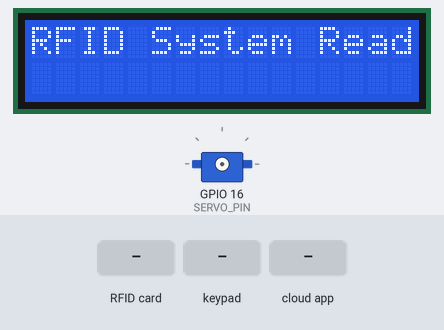
Bench run of a sketch on a simulated ESP32. Parts: 16×2 character LCD, servo. Inputs (shaded band) come from the test bench. WiFi joins after 1.5 s; servers stay silent unless stated; the local clock reads 2024-03-15 10:24:30 at power-on unless the sketch sets it; the Firebase database answers and starts empty; what the sketch prints to the serial monitor is not drawn.

Above: at 7.6 s.
10.8 s: RFID card 12 34 56 78 held to the reader
At 13.6 s:
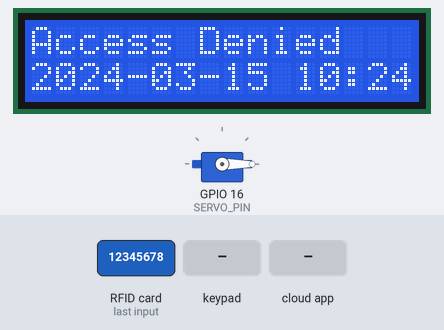
13.8 s: keypad keys 1 2 3 4 * pressed 0.4 s apart
At 18.6 s:
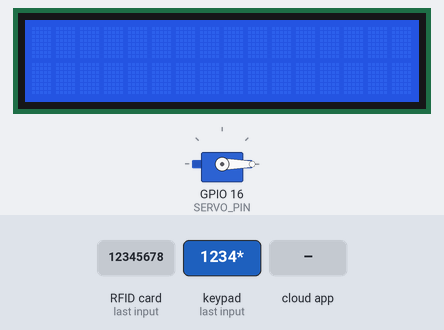
18.8 s: key 'A' pressed
At 21.2 s:
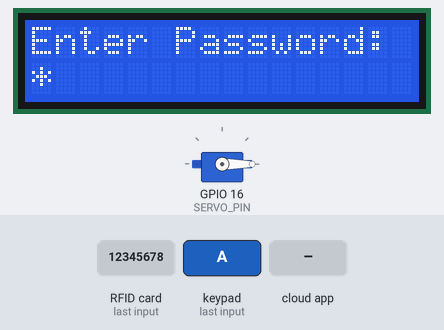
21.8 s: keypad keys 1 2 3 4 5 6 7 8 pressed 0.4 s apart
At 23.3 s:
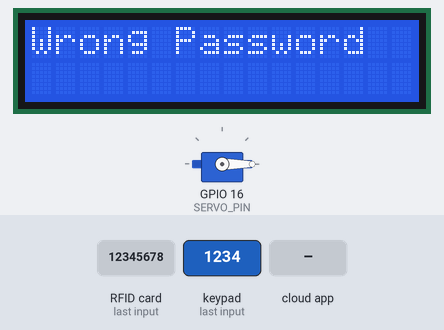
28.0 s: RFID card F4 F7 A6 05 held to the reader
31.0 s: the phone or cloud app sets name to true
Timing chart, 0 to 34.0 s (numbered marks = the images above; inputs shaded):
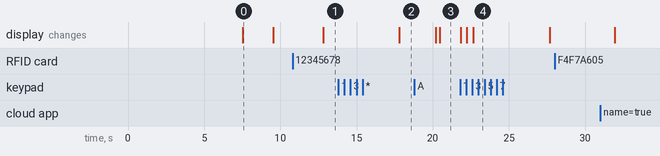

The sketch:

29c.ino
```cpp
  #include <MFRC522v2.h>
  #include <MFRC522DriverSPI.h>
  #include <MFRC522DriverPinSimple.h>
  #include <MFRC522Debug.h>

  #include <WiFi.h>                  // Thư viện WiFi
  #include <Firebase_ESP_Client.h>   // Thư viện Firebase
  #include <addons/TokenHelper.h>    // Helper cho token
  #include <addons/RTDBHelper.h>     // Helper cho RTDB

  #include <time.h>                  // Thư viện time cho configTime và getLocalTime

  #include <Wire.h>                  // For I2C
  #include <LiquidCrystal_I2C.h>     // For LCD I2C

  #include <Keypad.h>                // Thư viện Keypad

  #include <ESP32Servo.h>            // Thư viện cho Servo trên ESP32

  // Định nghĩa pin RFID
  MFRC522DriverPinSimple ss_pin(5);  // Chân SS/SDA
  MFRC522DriverSPI driver{ss_pin};   // Driver SPI
  MFRC522 mfrc522{driver};           // Instance MFRC522

  // WiFi credentials (thay bằng của bạn)
  #define WIFI_SSID "Hoangpro"
  #define WIFI_PASSWORD "12345678"

  // Firebase credentials (thay bằng của bạn)
  #define API_KEY "AIzaSyAYEnyFrWA-smpNX_2vJZlwgZtdBi8RqP0"
  #define DATABASE_URL "https://rfid-a5c39-default-rtdb.firebaseio.com/"  // Ví dụ: https://your-project.firebaseio.com

  // Firebase objects
  FirebaseData fbdo;
  FirebaseData stream;
  FirebaseAuth auth;
  FirebaseConfig config;

  // LCD I2C (adjust address if different, e.g., 0x3F)
  #define LCD_ADDRESS 0x27
  #define LCD_COLUMNS 16
  #define LCD_ROWS 2
  LiquidCrystal_I2C lcd(LCD_ADDRESS, LCD_COLUMNS, LCD_ROWS);

  // Keypad 4x4
  const byte ROWS = 4; // 4 hàng
  const byte COLS = 4; // 4 cột
  char keys[ROWS][COLS] = {
    {'1', '2', '3', 'A'},
    {'4', '5', '6', 'B'},
    {'7', '8', '9', 'C'},
    {'*', '0', '#', 'D'}
  };
  byte rowPins[ROWS] = {13, 12, 14, 27}; // Kết nối hàng (thay nếu cần)
  byte colPins[COLS] = {26, 25, 33, 32}; // Kết nối cột (thay nếu cần)
  Keypad keypad = Keypad(makeKeymap(keys), rowPins, colPins, ROWS, COLS);

  // Biến cho nhập mật khẩu
  bool enteringPassword = false;
  String password = "";
  String bossPassword = "1234";  // Ban đầu default, sẽ update từ Firebase
  const String bossUID = "f4f7a605";  // UID của boss (dùng để log)

  // Servo
  Servo myservo;  // Instance servo
  #define SERVO_PIN 16  // GPIO16 cho PWM

  // Hàm lấy user key từ UID (tra cứu từ /rfid_to_user/UID)
  String getUserKeyFromUID(const String& uid) {
    String path = "/rfid_to_user/" + uid;
    if (Firebase.RTDB.getString(&fbdo, path)) {
      String userKey = fbdo.stringData();
      if (userKey != "") {
        return userKey;
      }
    } else {
      Serial.println("No mapping found for UID: " + uid);
    }
    return "";
  }

  // Hàm tạo user mới tự động và trả về userKey mới (tìm số nhỏ nhất chưa tồn tại)
  String createNewUser(const String& uid) {
    int nextNum = 1;
    while (true) {
      String testKey = "user" + String(nextNum);
      if (!Firebase.RTDB.pathExisted(&fbdo, "/uid/" + testKey)) {
        String newUserKey = testKey;
        // Set fields default với access="deny"
        setField(newUserKey, "name", "New User " + String(nextNum));
        setField(newUserKey, "date", "2000-01-01");
        setField(newUserKey, "access", "deny");
        setField(newUserKey, "last_visit_in", "null");
        setField(newUserKey, "last_visit_out", "null");
        setField(newUserKey, "type", "user");
        setField(newUserKey, "to_delete", "false");  // Default không xóa

        // Set mapping /rfid_to_user/UID = newUserKey
        if (!setFieldRfidToUser(uid, newUserKey)) {
          return "";
        }

        Serial.println("Created new user: " + newUserKey + " with UID: " + uid + " (access=deny)");
        return newUserKey;
      }
      nextNum++;
    }
  }

  // Hàm xóa user và mapping UID
  void deleteUser(const String& userKey) {
    // Tìm và xóa tất cả mapping /rfid_to_user/UID nếu val == userKey
    if (Firebase.RTDB.getJSON(&fbdo, "/rfid_to_user")) {
      FirebaseJson &json = fbdo.jsonObject();
      size_t len = json.iteratorBegin();
      String key, val;
      int type;
      bool found = false;
      for (size_t i = 0; i < len; i++) {
        json.iteratorGet(i, type, key, val);
        if (val == userKey) {
          String mapPath = "/rfid_to_user/" + key;
          if (Firebase.RTDB.deleteNode(&fbdo, mapPath)) {
            Serial.println("Deleted rfid_to_user mapping for UID: " + key);
          } else {
            Serial.println("Failed to delete rfid_to_user for UID: " + key + ": " + fbdo.errorReason());
          }
          found = true;
          // Không break để xóa tất cả mapping match
        }
      }
      json.iteratorEnd();
      if (!found) {
        Serial.println("No mapping found for user: " + userKey);
      }
    } else {
      Serial.println("Failed to get /rfid_to_user for delete: " + fbdo.errorReason());
    }

    // Xóa node /uid/userKey
    String path = "/uid/" + userKey;
    if (Firebase.RTDB.deleteNode(&fbdo, path)) {
      Serial.println("Deleted user: " + userKey);
    } else {
      Serial.println("Failed to delete user " + userKey + ": " + fbdo.errorReason());
    }
  }

  // Callback cho stream
  void streamCallback(FirebaseStream data) {
    Serial.println("Stream data changed!");
    String path = data.dataPath();
    String value = data.stringData();

    Serial.print("Updated at ");
    Serial.print(path);
    Serial.print(": ");
    Serial.println(value);

    // Kiểm tra nếu là /userX/to_delete và value == "true", thì xóa user
    if (path.endsWith("/to_delete") && value == "true") {
      // Extract userKey từ path (ví dụ /user3/to_delete -> user3)
      int lastSlash = path.lastIndexOf('/');
      String userKey = path.substring(1, lastSlash);
      if (userKey.startsWith("user")) {
        Serial.println("Detected to_delete=true for " + userKey + ". Deleting...");
        deleteUser(userKey);
      }
    }

    // Update bossPassword nếu thay đổi /boss/password
    if (path == "/boss/password") {
      bossPassword = value;
      Serial.println("Updated boss password from Firebase: " + bossPassword);
    }
  }

  void streamTimeoutCallback(bool timeout) {
    if (timeout) {
      Serial.println("Stream timeout, resuming...");
    }
  }

  // Hàm set field
  bool setField(String userKey, String field, String value) {
    String path = "/uid/" + userKey + "/" + field;
    if (Firebase.RTDB.setString(&fbdo, path, value)) {
      Serial.println("Set " + field + " successfully for " + userKey + ": " + value);
      return true;
    } else {
      Serial.println("Failed to set " + field + ": " + fbdo.errorReason());
      return false;
    }
  }

  // Hàm set /rfid_to_user/UID = userKey
  bool setFieldRfidToUser(String uid, String userKey) {
    String path = "/rfid_to_user/" + uid;
    if (Firebase.RTDB.setString(&fbdo, path, userKey)) {
      Serial.println("Set rfid_to_user for " + uid + " to " + userKey);
      return true;
    } else {
      Serial.println("Failed to set rfid_to_user for " + uid + ": " + fbdo.errorReason());
      return false;
    }
  }

  // Hàm xóa mapping UID
  bool deleteMapping(const String& uid) {
    String path = "/rfid_to_user/" + uid;
    if (Firebase.RTDB.deleteNode(&fbdo, path)) {
      Serial.println("Deleted orphan mapping for UID: " + uid);
      return true;
    } else {
      Serial.println("Failed to delete orphan mapping for UID: " + uid + ": " + fbdo.errorReason());
      return false;
    }
  }

  // Hàm get và in tất cả fields
  void printAllFields(String userKey) {
    String fields[] = {"name", "date", "access", "text_to_lcd", "last_visit_in", "last_visit_out", "type", "to_delete"};
    Serial.println("Fields for " + userKey + ":");

    for (String field : fields) {
      if (Firebase.RTDB.getString(&fbdo, "/uid/" + userKey + "/" + field)) {
        String value = fbdo.stringData();
        Serial.print(field + ": ");
        Serial.println(value);
      } else {
        Serial.print(field + ": ");
        Serial.println("null");
      }
    }
  }

  // Hàm lấy thời gian hiện tại (sử dụng getLocalTime cho múi giờ UTC+7)
  String getCurrentTime() {
    struct tm timeinfo;
    if (!getLocalTime(&timeinfo)) {
      Serial.println("Failed to obtain time");
      return "Time Error";
    }
    char buf[20];
    strftime(buf, sizeof(buf), "%Y-%m-%d %H:%M:%S", &timeinfo);
    return String(buf);
  }

  // Hàm hiển thị trên LCD và xóa sau 5 giây
  void displayOnLCD(const String& line1, const String& line2) {
    lcd.clear();
    lcd.setCursor(0, 0);
    lcd.print(line1.substring(0, LCD_COLUMNS));  // Cắt nếu dài hơn 16 ký tự
    lcd.setCursor(0, 1);
    lcd.print(line2.substring(0, LCD_COLUMNS));
    delay(5000);  // Hiển thị 5 giây
    lcd.clear();  // Xóa màn hình sau đó
  }

  // Hàm xử lý toggle và log chung (dùng cho cả RFID và keypad)
  void processAccess(const String& uidString, const String& userKey) {
    if (userKey != "") {
      // Lấy name, type, access
      String name = "Unknown";
      String type = "Unknown";
      String access = "deny";
      if (Firebase.RTDB.getString(&fbdo, "/uid/" + userKey + "/name")) {
        name = fbdo.stringData();
      }
      if (Firebase.RTDB.getString(&fbdo, "/uid/" + userKey + "/type")) {
        type = fbdo.stringData();
      }
      if (Firebase.RTDB.getString(&fbdo, "/uid/" + userKey + "/access")) {
        access = fbdo.stringData();
      }

      String currentTime = getCurrentTime();
      if (currentTime == "Time Error") {
        return;  // Không xử lý nếu thời gian lỗi
      }
      String result = "deny";
      String action = "";
      String lcdLine1 = "";
      String lcdLine2 = currentTime;  // Dòng 2 luôn là thời gian

      if (access == "allow") {
        // Lấy last_visit_in và last_visit_out
        String lastIn = "null";
        String lastOut = "null";
        if (Firebase.RTDB.getString(&fbdo, "/uid/" + userKey + "/last_visit_in")) {
          lastIn = fbdo.stringData();
        }
        if (Firebase.RTDB.getString(&fbdo, "/uid/" + userKey + "/last_visit_out")) {
          lastOut = fbdo.stringData();
        }

        // Toggle: Nếu out mới hơn hoặc in null, thì in; ngược lại out
        if (lastIn == "null" || (lastOut != "null" && lastOut > lastIn)) {
          setField(userKey, "last_visit_in", currentTime);
          action = "Checked in at " + currentTime;
          result = "allow-in";
          lcdLine1 = "Welcome " + name;
        } else {
          setField(userKey, "last_visit_out", currentTime);
          action = "Checked out at " + currentTime;
          result = "allow-out";
          lcdLine1 = "See you again " + name;
        }

        Serial.println(action);
      } else {
        Serial.println("Access denied for UID: " + uidString + " (access=deny)");
        result = "deny";
        lcdLine1 = "Access Denied";
      }

      // Hiển thị trên LCD
      displayOnLCD(lcdLine1, lcdLine2);

      // Kích hoạt servo nếu access allow (cả in và out đều xoay 0->180 giữ 10s ->0)
      if (access == "allow") {
        myservo.write(180);  // Mở cửa
        delay(10000);        // Giữ 10 giây
        myservo.write(0);    // Đóng cửa
      }

      // Push log entry vào /log
      FirebaseJson logJson;
      logJson.add("time", currentTime);
      logJson.add("uid", uidString);
      logJson.add("name", name);
      logJson.add("type", type);
      logJson.add("result", result);

      if (Firebase.RTDB.pushJSON(&fbdo, "/log", &logJson)) {
        Serial.println("Logged access: " + result + " for UID: " + uidString + " at " + currentTime);
      } else {
        Serial.println("Failed to log access: " + fbdo.errorReason());
      }

      printAllFields(userKey);
    } else {
      Serial.println("Failed to create or find user for UID: " + uidString);
    }
  }

  void setup() {
    Serial.begin(115200);
    while (!Serial);

    // Initialize keypad pins explicitly
    for (byte r = 0; r < ROWS; r++) {
      pinMode(rowPins[r], INPUT_PULLUP);
    }
    for (byte c = 0; c < COLS; c++) {
      pinMode(colPins[c], OUTPUT);
      digitalWrite(colPins[c], HIGH);
    }

    // Re-initialize keypad if necessary
    keypad.begin(makeKeymap(keys));
    keypad.setDebounceTime(50);  // Set debounce time to 50ms

    // Kết nối WiFi
    WiFi.begin(WIFI_SSID, WIFI_PASSWORD);
    Serial.print("Connecting to WiFi");
    while (WiFi.status() != WL_CONNECTED) {
      Serial.print(".");
      delay(500);
    }
    Serial.println("\nConnected to WiFi");

    // Khởi tạo thời gian với múi giờ UTC+7
    Serial.println("Configuring time with NTP...");
    configTime(7 * 3600, 0, "pool.ntp.org", "time.nist.gov");

    // Chờ đồng bộ thời gian (tối đa 5 giây)
    struct tm timeinfo;
    unsigned long start = millis();
    while (!getLocalTime(&timeinfo) && (millis() - start < 5000)) {
      delay(500);
      Serial.print(".");
    }
    if (getLocalTime(&timeinfo)) {
      Serial.println("\nTime synchronized");
    } else {
      Serial.println("\nFailed to synchronize time");
    }

    // Khởi tạo Firebase
    config.api_key = API_KEY;
    config.database_url = DATABASE_URL;
    config.token_status_callback = tokenStatusCallback;

    Serial.print("Anonymous sign up... ");
    if (Firebase.signUp(&config, &auth, "", "")) {
      Serial.println("OK");
      Serial.print("User UID: ");
      Serial.println(auth.token.uid.c_str());
    } else {
      Serial.printf("Failed, %s\n", config.signer.signupError.message.c_str());
    }

    Firebase.begin(&config, &auth);
    Firebase.reconnectWiFi(true);

    // Set giá trị ban đầu cho boss nếu chưa tồn tại
    if (!Firebase.RTDB.pathExisted(&fbdo, "/uid/boss")) {
      setField("boss", "name", "Boss Default Name");
      setField("boss", "date", "1980-01-01");
      setField("boss", "access", "allow");
      setField("boss", "last_visit_in", "null");
      setField("boss", "last_visit_out", "null");
      setField("boss", "type", "boss");
      setField("boss", "to_delete", "false");
    }
    // Set mapping cho boss nếu chưa có
    String uidBoss = "f4f7a605";
    if (getUserKeyFromUID(uidBoss) == "") {
      setFieldRfidToUser(uidBoss, "boss");
    }

    // Set default password cho boss nếu chưa tồn tại
    if (!Firebase.RTDB.pathExisted(&fbdo, "/uid/boss/password")) {
      setField("boss", "password", "1234");
    }
    // Lấy password từ Firebase
    if (Firebase.RTDB.getString(&fbdo, "/uid/boss/password")) {
      bossPassword = fbdo.stringData();
      Serial.println("Loaded boss password from Firebase: " + bossPassword);
    } else {
      Serial.println("Failed to load boss password: " + fbdo.errorReason());
    }

    // Set giá trị ban đầu cho user1 nếu chưa tồn tại
    if (!Firebase.RTDB.pathExisted(&fbdo, "/uid/user1")) {
      setField("user1", "name", "User1 Default Name");
      setField("user1", "date", "1990-01-01");
      setField("user1", "access", "allow");
      setField("user1", "last_visit_in", "null");
      setField("user1", "last_visit_out", "null");
      setField("user1", "type", "user");
      setField("user1", "to_delete", "false");
      String uidUser1 = "f5349305";
      setFieldRfidToUser(uidUser1, "user1");
    }

    // Xác nhận
    Serial.println("Confirming fields from Firebase:");
    printAllFields("boss");
    printAllFields("user1");

    // Setup stream
    if (!Firebase.RTDB.beginStream(&stream, "/uid")) {
      Serial.println("Could not begin stream: " + stream.errorReason());
    }
    Firebase.RTDB.setStreamCallback(&stream, streamCallback, streamTimeoutCallback);

    // Khởi tạo RFID
    mfrc522.PCD_Init();
    MFRC522Debug::PCD_DumpVersionToSerial(mfrc522, Serial);
    Serial.println(F("Quét thẻ RFID để đọc UID"));
    Serial.println(F("Để xóa user qua Serial (debug): gửi 'delete userX' (ví dụ: delete user2)"));
    Serial.println(F("Để xóa user thực tế: set /uid/userX/to_delete = \"true\" trên Firebase console"));
    Serial.println(F("Để nhập mật khẩu boss: Ấn '*' rồi nhập 1234 trên keypad"));

    // Khởi tạo LCD
    lcd.init();
    lcd.backlight();
    lcd.clear();
    lcd.print("RFID System Ready");
    delay(2000);  // Hiển thị thông báo khởi động 2 giây
    lcd.clear();

    // Khởi tạo Servo
    myservo.attach(SERVO_PIN);
    myservo.write(0);  // Vị trí ban đầu đóng cửa
  }

  void loop() {
    // Xử lý lệnh từ Serial (xóa user - cho debug/demo)
    if (Serial.available() > 0) {
      String command = Serial.readStringUntil('\n');
      command.trim();
      if (command.startsWith("delete ")) {
        String userKeyToDelete = command.substring(7);
        userKeyToDelete.trim();
        if (userKeyToDelete.startsWith("user")) {
          deleteUser(userKeyToDelete);
        } else {
          Serial.println("Invalid user key: " + userKeyToDelete + ". Must be 'userX'");
        }
      }
    }

    // Xử lý keypad
    char key = keypad.getKey();
    if (key) {
      Serial.print("Key pressed: ");
      Serial.println(key);

      if (!enteringPassword && key == '*') {
        enteringPassword = true;
        password = "";
        lcd.clear();
        lcd.print("Enter Password:");
        Serial.println("Entering password mode");
      } else if (enteringPassword) {
        password += key;
        lcd.setCursor(password.length() - 1, 1);
        lcd.print('*');  // Hiển thị '*' cho mỗi ký tự

        if (password.length() == 4) {
          if (password == bossPassword) {
            Serial.println("Boss password correct. Processing as boss.");
            String userKey = "boss";
            processAccess(bossUID, userKey);  // Xử lý như quét UID boss
          } else {
            Serial.println("Incorrect password.");
            displayOnLCD("Wrong Password", "");
          }
          enteringPassword = false;
          password = "";
          delay(2000);
          lcd.clear();
        }
      }
    }

    // Xử lý RFID
    if (!mfrc522.PICC_IsNewCardPresent()) {
      return;
    }

    if (!mfrc522.PICC_ReadCardSerial()) {
      return;
    }

    String uidString = "";
    for (byte i = 0; i < mfrc522.uid.size; i++) {
      if (mfrc522.uid.uidByte[i] < 0x10) {
        uidString += "0";
      }
      uidString += String(mfrc522.uid.uidByte[i], HEX);
    }
    Serial.print("UID thẻ: ");
    Serial.println(uidString);

    String userKey = getUserKeyFromUID(uidString);
    if (userKey != "") {
      // Check nếu node /uid/userKey tồn tại, nếu không thì mapping sót, xóa và tạo mới
      if (!Firebase.RTDB.pathExisted(&fbdo, "/uid/" + userKey)) {
        Serial.println("Orphan mapping detected for " + userKey + ". Deleting mapping and creating new user.");
        deleteMapping(uidString);
        userKey = "";
      }
    }

    if (userKey == "") {
      // Tạo user mới nếu không tồn tại
      userKey = createNewUser(uidString);
    }

    processAccess(uidString, userKey);

    mfrc522.PICC_HaltA();
    mfrc522.PCD_StopCrypto1();
  }
```

Measured:
- after the input at 10.8 s, the display: changes after 2.0 s (image 1)
- after the input at 18.8 s, the display: first differs from a run without the input after 1.7 s (image 3)
- after the input at 21.8 s, the display: first changes at once (image 4 shows a later state)
- after the input at 28.0 s, every drawn part: stays the same
- what the display in image 0 shows lasts 2.0 s, from 7.5 s to 9.5 s
